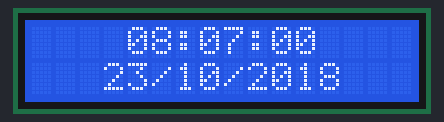
Recording of a sketch running on a simulated Arduino Uno, built with avr-gcc and run on an emulated ATmega328P. Parts: 16×2 character LCD. What the sketch prints to the serial monitor is not drawn.

Above: at 0.1 s.
At 1.1 s:
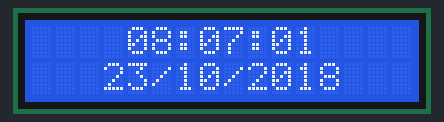
At 2.1 s:
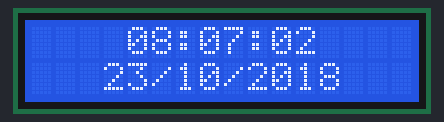
At 4.1 s:
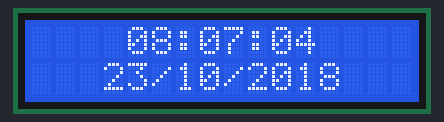
At 6.1 s:
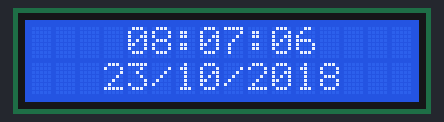
At 9.2 s:
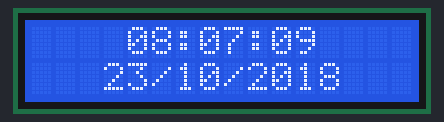

The sketch:

main.ino
```cpp
#include <LiquidCrystal.h>
LiquidCrystal lcd(12, 11, 5, 4, 3, 2);

// Init
int sec;
int mint =  7;
int hur = 8;
int dy = 23;
int mnth = 10;
int yer = 2018;


void setup() {
  Serial.begin(9600);
  lcd.begin(16, 2);
}

void loop() {

  for (sec = 0 ; sec < 60 ; sec++) {
    lcd.setCursor(6, 0); lcd.print(":");
    lcd.setCursor(9, 0); lcd.print(":");
    Serial.print(mint); Serial.print(":");
    Serial.println(sec);
    if (hur <= 9) {
      lcd.setCursor(4, 0); lcd.print("0");
      lcd.setCursor(5, 0); lcd.print(hur);
    }
    else if (hur > 9) {
      lcd.setCursor(4, 0); lcd.print(hur);
    }

    if (mint <= 9) {
      lcd.setCursor(7, 0); lcd.print("0");
      lcd.setCursor(8, 0); lcd.print(mint);
    }
    else if (mint > 9) {
      lcd.setCursor(7, 0); lcd.print(mint);
    }


    if (sec <= 9) {
      lcd.setCursor(10, 0); lcd.print("0");
      lcd.setCursor(11, 0); lcd.print(sec);
    }
    else if (hur > 9) {
      lcd.setCursor(10, 0); lcd.print(sec);
    }


lcd.setCursor(5, 1); lcd.print("/");
lcd.setCursor(8, 1); lcd.print("/");


if (dy <= 9) {
      lcd.setCursor(3, 1); lcd.print("0");
      lcd.setCursor(4, 1); lcd.print(dy);
    }
    else if (dy > 9) {
      lcd.setCursor(3, 1); lcd.print(dy);
    }

if (mnth <= 9) {
      lcd.setCursor(6, 1); lcd.print("0");
      lcd.setCursor(7, 1); lcd.print(mnth);
    }
    else if (mnth > 9) {
      lcd.setCursor(6, 1); lcd.print(mnth);
    }


      lcd.setCursor(9, 1); lcd.print(yer);


    delay(1000);
   // lcd.clear();
  }
  mint = mint + 1;
  if (mint == 60) {
    hur = hur + 1;
    mint = 0 ;
  }

  if (hur == 24) {
    hur = 0;
    dy = dy + 1;
  }

  if (dy == 31) {
    mnth = mnth + 1;
    dy = 0;
  }

  if (mnth == 13) {
    yer = yer + 1;
    mnth = 0;
  }


}
```

Measured:
- what the display in image 1 shows lasts 1.0 s, from 1.1 s to 2.1 s
